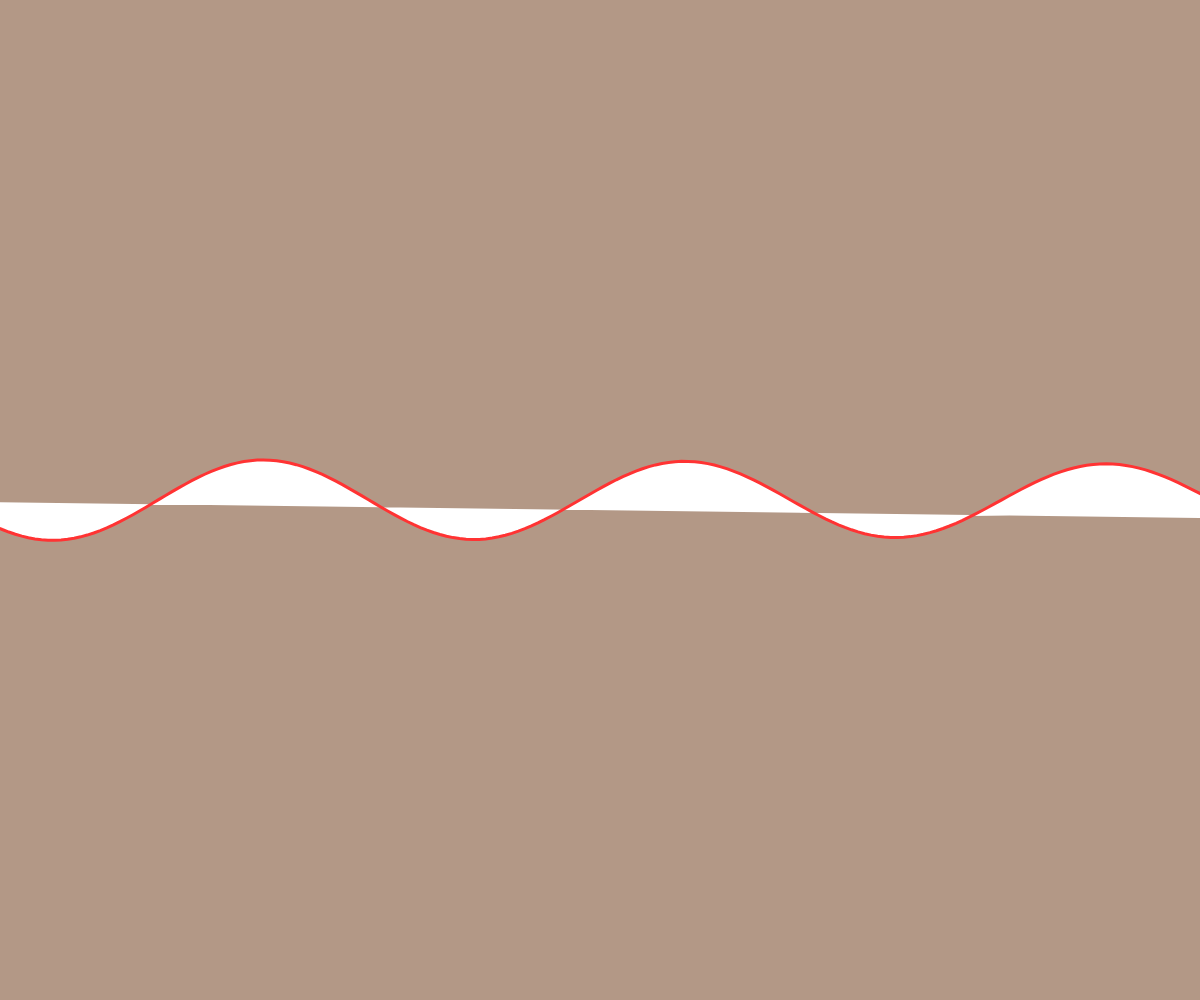
Frame 1 (no input)
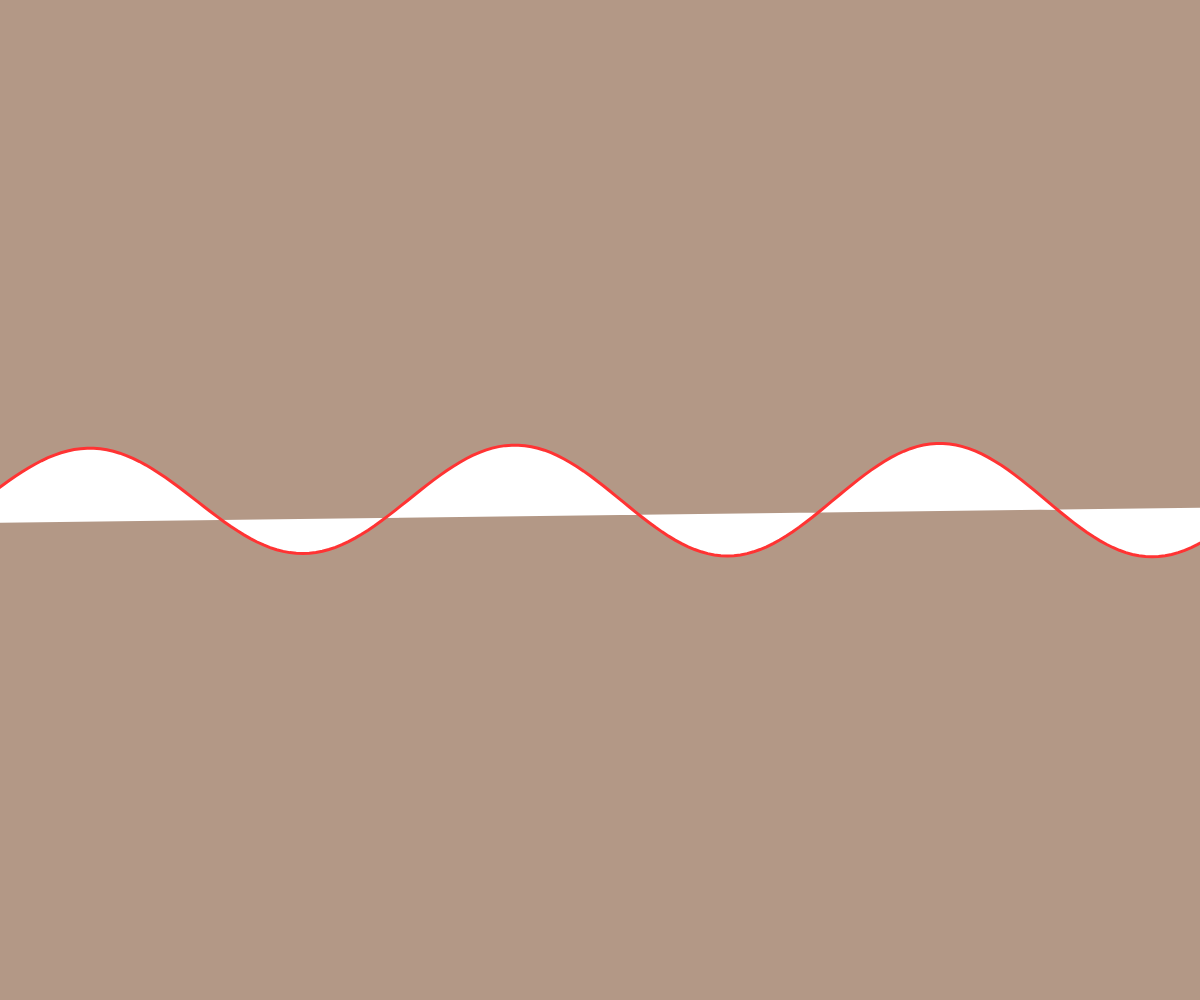
Frame 60 (no input)
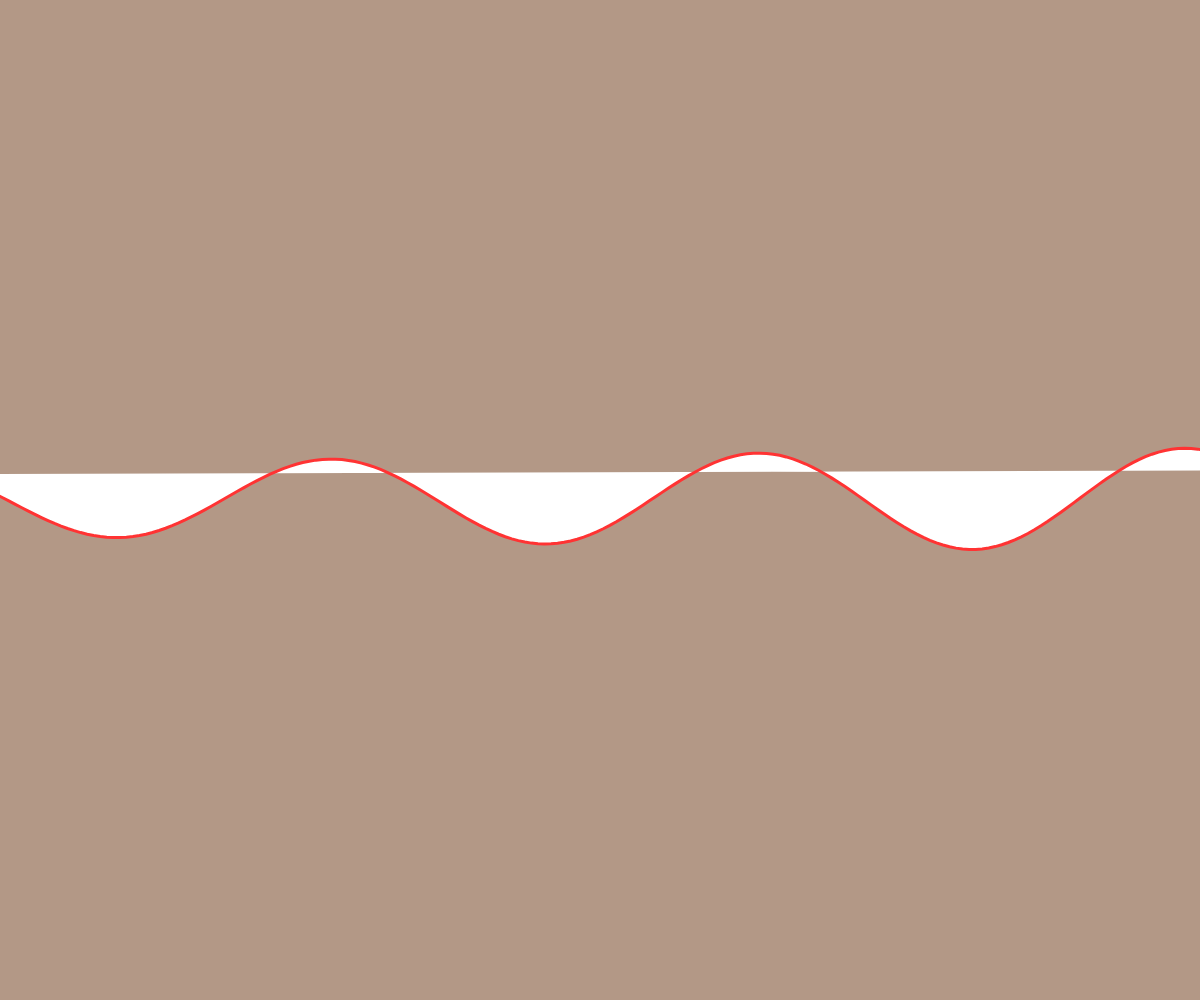
Frame 120 (the mouse pressed at the canvas centre since frame 60)

The p5.js sketch that drew these frames (run headless with seeded random() and noise() and a simulated clock; from frame 60 on, the mouse is pressed at the canvas centre):

// p5.js sketch
// ── sketch.js
let amplitude = 0.5;
let hueValue = 0;
let wavePositions = [];
const numPoints = 200;

function setup() {
  createCanvas(windowWidth, windowHeight);
  colorMode(HSB, 360, 100, 100, 100);
  
  for (let i = 0; i < numPoints; i++) {
    wavePositions.push({
      t: map(i, 0, numPoints - 1, 0, TWO_PI * 3),
      baseY: height * 0.3 + sin(i * 0.2) * 20
    });
  }
}

function draw() {
  background(25, 25, 70);
  
  let time = millis() * 0.001;
  let waveIntensity = (sin(time) + 1) * 0.5;
  
  strokeWeight(3);
  beginShape();
  
  for (let i = 0; i < wavePositions.length; i++) {
    let p = wavePositions[i];
    let x = map(i, 0, numPoints - 1, -50, width + 50);
    let y = height * 0.5 + sin(p.t + time * 3) * 40 * waveIntensity + sin(time * 2 + i * 0.1) * 20;
    
    if (i === 0) {
      hueValue = map(x, -50, width + 50, 0, 255);
      stroke(hueValue, 80, 100);
    }
    
    vertex(x, y);
  }
  
  endShape();
}

function windowResized() {
  resizeCanvas(windowWidth, windowHeight);
}
